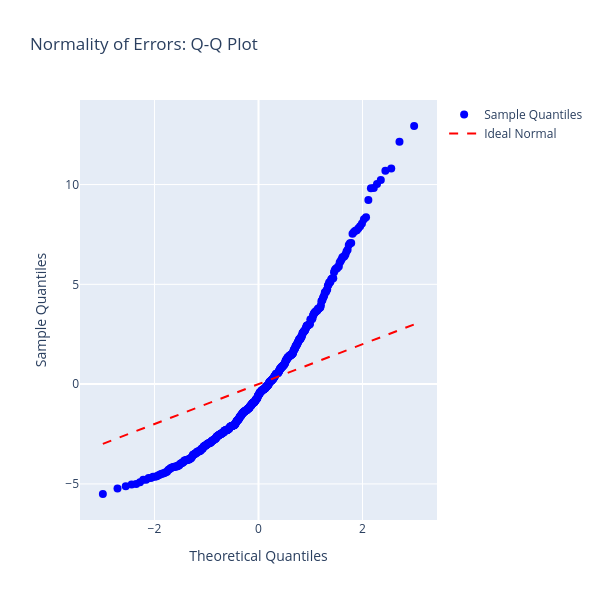

Write notebook code for a chart like this one.
### Markdown cell above
### 7.2 Q-Q Plot (Quantile-Quantile)

**What it shows:** The quantiles of the model's residuals plotted against the theoretical quantiles of a normal distribution. If residuals are perfectly normal, all points fall on the diagonal reference line.

**What to look for:**
- **Points following the diagonal:** Normality assumption is met
- **S-shaped curve:** The distribution is heavier-tailed than normal (common with skewed clinical outcomes)
- **Points deviating at the upper tail:** Right skew — typical of outcomes like length of stay or viral load
- **Points deviating at both tails:** Heavy tails — the distribution has more extreme values than a normal distribution would predict

**In epidemiological practice:** Some deviation in the tails is very common with real-world clinical data and does not necessarily invalidate your results, especially in larger samples. Use this plot alongside the Shapiro-Wilk test.

### Code cell
model.summary(plots=["qq_plot"])

### Figure 1 — Plotly figure (JSON) as saved in the notebook; plotly's stock layout.template omitted (floating-point values rounded to 4 significant figures; data arrays with more than 128 entries replaced by an {"elided": "..."} marker saying what was removed)
{"data": [{"hovertemplate": "Theoretical: %{x:.3f}<br>Sample: %{y:.3f}<extra></extra>", "marker": {"color": "blue", "size": 8}, "mode": "markers", "name": "Sample Quantiles", "type": "scatter", "x": {"elided": "500 float values"}, "y": {"elided": "500 float values"}}, {"hoverinfo": "skip", "line": {"color": "red", "dash": "dash", "width": 2}, "mode": "lines", "name": "Ideal Normal", "type": "scatter", "x": {"elided": "500 float values"}, "y": {"elided": "500 float values"}}], "layout": {"height": 600, "hovermode": "closest", "showlegend": true, "title": {"text": "Normality of Errors: Q-Q Plot"}, "width": 600, "xaxis": {"title": {"text": "Theoretical Quantiles"}}, "yaxis": {"title": {"text": "Sample Quantiles"}}}}
